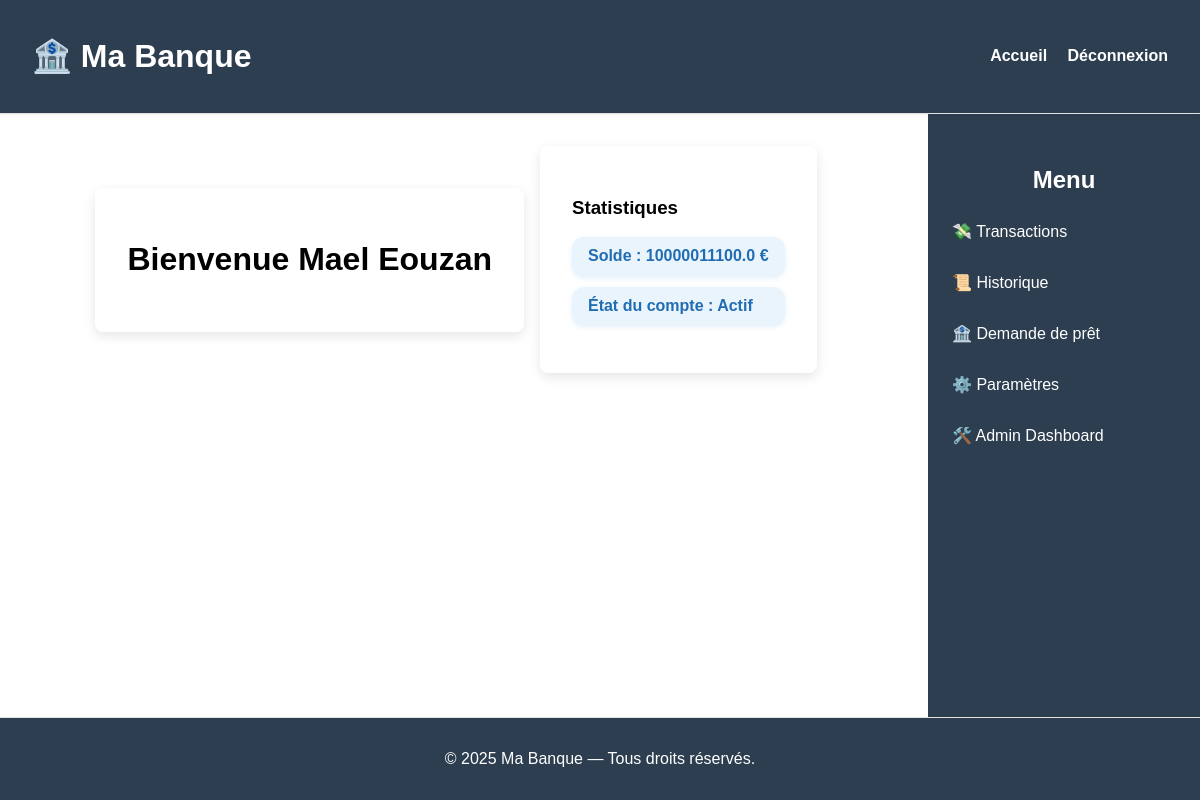
Before: /home (signed in) with the older database file.
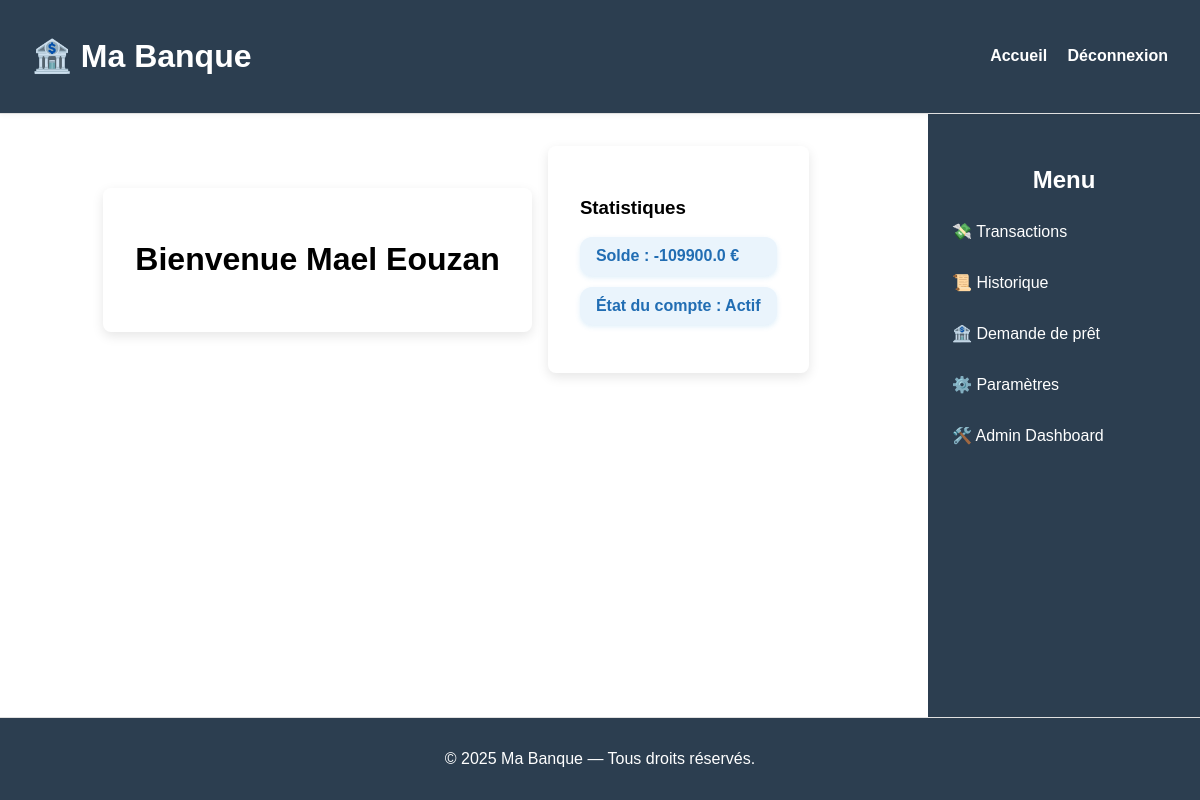
After: the same page with the newer database file.
### tables this page shows
CREATE TABLE accounts (
    user_id INTEGER PRIMARY KEY,
    balance REAL NOT NULL DEFAULT 0,
    frozen INTEGER NOT NULL DEFAULT 0,
    FOREIGN KEY(user_id) REFERENCES users(id)
);

### server_old.py (the view)
@app.route('/home')
def home():
    if 'user_id' not in session:
        return redirect(url_for('login'))
    db = get_db()
    db.row_factory = sqlite3.Row
    cur = db.execute('SELECT balance, frozen FROM accounts WHERE user_id = ?', (session['user_id'],))
    account = cur.fetchone()
    cur = db.execute('SELECT firstname, name FROM users WHERE id = ?', (session['user_id'], ))
    name_tab = cur.fetchone ()
    username = name_tab['firstname'] + " " + name_tab['name']
    role = session.get('role', 'client')
    return render_template('home.html',
                           balance=account['balance'],
                           frozen=bool(account['frozen']),
                           role=role,
                           username=username,
                           user_id=session['user_id'])

### server_old.py (called while the page is built)
def get_db():
    conn = sqlite3.connect(DATABASE)
    conn.row_factory = sqlite3.Row  # pour accéder aux colonnes par nom
    return conn

### templates/home.html (shortened to what this page needs)
{% extends "base.html" %}
{% block postcontent %}
<div class="sidebar">
    <h2>Menu</h2>
    <nav>
        <ul>
            <li><a href="/transaction">💸 Transactions</a></li>
            <li><a href="/history">📜 Historique</a></li>
            <li><a href="/loan_request">🏦 Demande de prêt</a></li>
            <li><a href="/user_settings">⚙️ Paramètres</a></li>
            {% if session.get('role') == 'admin' %}
            <li><a href="/admin/dashboard">🛠️ Admin Dashboard</a></li>
            {% endif %}
        </ul>
    </nav>
</div>
{% endblock %}
{% block content %}
<div class="info-box">
    <div class="widget">
        <h1>Bienvenue {{ username }}</h1>
    </div>
    <div class="widget">
        <h3>Statistiques</h2>
        <ul class="stats">
            <li>Solde : {{ balance }} €</li>
            <li>État du compte : {{ 'Gelé' if frozen else 'Actif' }}</li>
        </ul>
    </div>
</div>
{% endblock %}

Changed rows visible on the page:
changed accounts: balance "10000011100.0" → "-109900.0"
